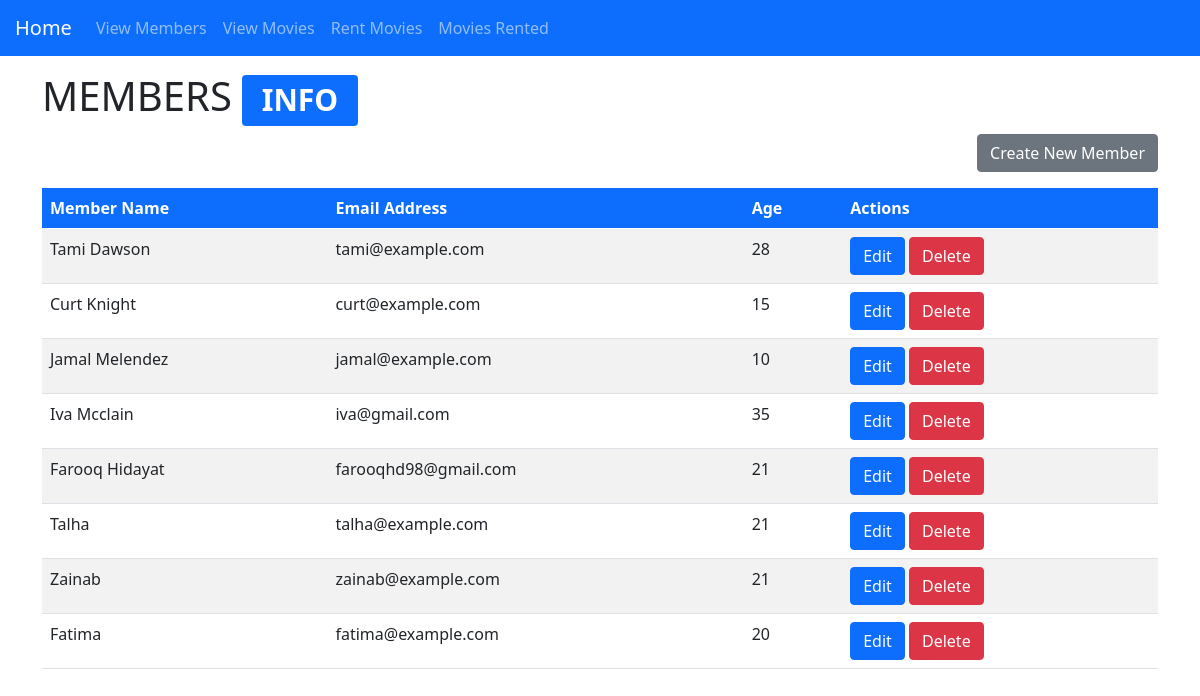
/members/, run on an earlier commit of the app's database.
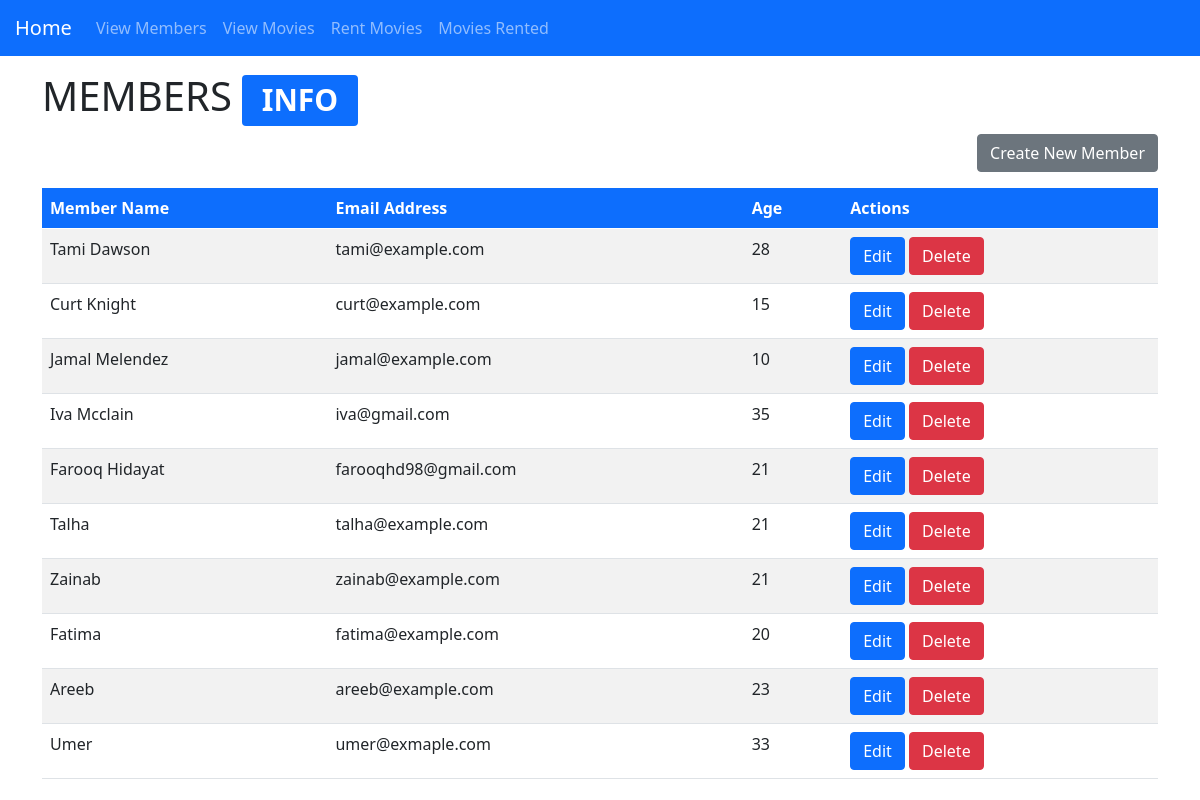
And on a later commit of the database.
### videostore/models.py (models this page shows, shortened)
class Members(models.Model):
    member_name = models.CharField(max_length=100, verbose_name="Name")
    email_address = models.CharField(max_length=100, verbose_name="Email Address", null=True, unique=True)
    age = models.PositiveIntegerField(verbose_name="Age", null=True)
    birthday = models.DateTimeField(null=True)
    gender = models.CharField(max_length=100, null=True)
    member_join_date = models.DateTimeField(auto_now_add=True)

### videostore/views.py (the view)
# urls.py: path("members/", views.show_member_info),
def show_member_info(request):
    members = models.Members.objects.all()
    return render(request, 'videostore/members.html', {"data":members})

### videostore/templates/videostore/members.html (shortened to what this page needs)
{% extends "videostore/base.html" %}
{% block content %}
    <div class="container mt-3">
        <h1>MEMBERS <span class="badge bg-primary">INFO</span></h1>
        <a href="/member/create/" class="btn btn-secondary mb-3" style="float:right">Create New Member</a>
        <table class="table table-striped">
            <thead>
                <tr class="bg-primary" style="color: white;">
                    <th scope="col">Member Name</th>
                    <th scope="col">Email Address</th>
                    <th scope="col">Age</th>
                    <th scope="col">Actions</th>
                </tr>
            </thead>
            <tbody>
                {% if data %}
                    {% for member in data %}
                        <tr>
                            <td>{{ member.member_name }}</td>
                            <td>{{ member.email_address }}</td>
                            <td>{{ member.age }}</td>
                            <td>
                                <a href="/member/update/{{member.id}}" class="btn btn-primary" role="button" aria-pressed="true">Edit</a>
                                <a href="/member/delete/{{member.id}}" class="btn btn-danger" role="button" aria-pressed="true">Delete</a>
                            </td>
                        </tr>
                    {% endfor %}
                {% endif %}
            </tbody>
        </table>
    </div>
{% endblock content %}

### videostore/templates/videostore/base.html (shortened to what this page needs)
<!DOCTYPE html>
<html lang="en">
    <head>
        <link href="https://cdn.jsdelivr.net/npm/bootstrap@5.0.0-beta1/dist/css/bootstrap.min.css" rel="stylesheet">
    </head>
    <body>
        <nav class="navbar navbar-expand-lg navbar-dark bg-primary">
            <a class="navbar-brand" href="/" style="padding-left: 15px;">Home</a>
            <div class="collapse navbar-collapse" id="navbarTogglerDemo02">
              <ul class="navbar-nav mr-auto mt-2 mt-lg-0">
                <li class="nav-item active">
                  <a class="nav-link" href="/members/">View Members</a>
                </li>
                <li class="nav-item active">
                  <a class="nav-link" href="/movies/">View Movies</a>
                </li>
                <li class="nav-item active">
                  <a class="nav-link" href="/rent/">Rent Movies</a>
                </li>
                <li class="nav-item active">
                  <a class="nav-link" href="/member/rental">Movies Rented</a>
                </li>
              </ul>
            </div>
        </nav>
        {% block content %}
        {% endblock %}
    </body>
</html>

What changed in the data, as far as the page shows it:
added Members: member_name "Areeb", email_address "areeb@example.com", age "23"
added Members: member_name "Umer", email_address "umer@exmaple.com", age "33"
